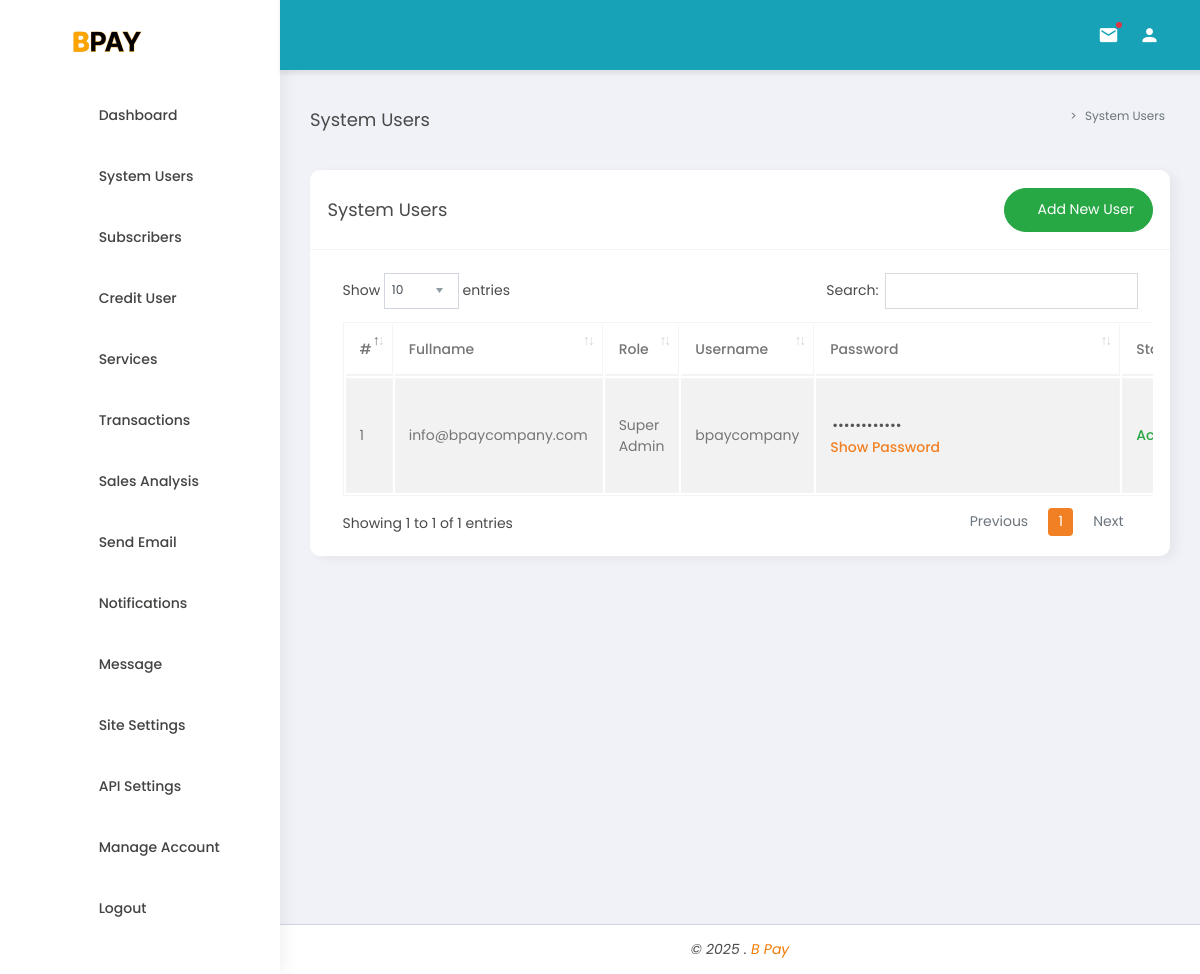
Screenshot of /admin/dashboard/system-users (signed in) with the database file from the repository.
### tables this page shows
CREATE TABLE `sysusers` (
  `sysId` int NOT NULL,
  `sysName` varchar(50) NOT NULL,
  `sysRole` tinyint NOT NULL,
  `sysUsername` varchar(20) NOT NULL,
  `sysToken` varchar(30) NOT NULL,
  `sysStatus` tinyint NOT NULL DEFAULT '0'
);

### core/Models/Model.php (called while the page is built, shortened)
<?php
	class Model{
		public static $host="localhost";
		public static $dbName="bpaycomp_new";
		public static $username="bpaycomp_new";
		public static $password="admin@25..25";
        public function connectDb(){
            $pdo = new PDO("mysql:host=".self::$host.";dbname=".self::$dbName,self::$username,self::$password);
	    	$pdo->setAttribute(PDO::ATTR_ERRMODE, PDO::ERRMODE_EXCEPTION);
	    	return $pdo;
        }
	}
?>

### admin/dashboard/includes/route.php (called while the page is built, shortened)
<?php
    $link=explode("/",$_GET["url"]);
    $url=$link[0];
    createView($url);
    function createView($url){
        if(file_exists($url.".php")){
            $data=getDataIfAny($url);
        }
    }
    function getDataIfAny($page){
        $controller = new AdminController;
        switch($page){
            case "system-users":
                return $controller->getAccounts();
                break;
        }
    }
?>

### core/Models/AdminModel.php (called while the page is built, shortened)
<?php
	class AdminModel extends Model{
		public function getAccounts(){
			$dbh=self::connect();
			$sql = "SELECT * from sysusers";
            $query = $dbh->prepare($sql);
            $query->execute();
            $results=$query->fetchAll(PDO::FETCH_OBJ);
            if($query->rowCount() > 0){return $results;} else{return 1;}
		}
	}
?>

### core/Controllers/AdminController.php (called while the page is built, shortened)
<?php
	class AdminController extends Controller{
		protected $model;
		public function __construct(){
			if(isset($_SESSION['sysId']) && isset($_SESSION["sysRole"])){
				if($_SESSION['sysId']!='' && $_SESSION["sysRole"] !=''){
					$this->model=new AdminModel;
				}
				else{ header("Location: ../"); exit();}
			}
			else{ header("Location: ../"); exit();}
		}
		public function getAccounts(){
			$data=$this->model->getAccounts();
			return $data;
		}
	}
?>

### admin/dashboard/system-users.php (the view, shortened to what this page needs)
<div class="row">
    <div class="col-12">
        <div class="box">
            <div class="box-header with-border d-flex align-items-center justify-content-between">
              <h4 class="box-title">System Users</h4>
			  <a class="btn btn-success btn-rounded text-white" data-toggle="modal" data-target="#addNewUser">
				  <i class="fa fa-plus" aria-hidden="true"></i> Add New User
			  </a>
            </div>
            <div class="box-body">
				<div class="table-responsive">
				  <table id="example1" class="table table-sm table-bordered table-striped">
					<thead>
						<tr>
							<th>#</th>
			                <th>Fullname</th>
			                <th>Role</th>
			                <th>Username</th>
			                <th>Password</th>
			                <th>Status</th>
						</tr>
					</thead>
					<tbody>
					<?php
                        $cnt=1; $results=$data;
                        if($results <> "" && $results <> 1){foreach($results as $result){   ?>
                        <tr>
                          <td><?php echo htmlentities($cnt);?></td>
                          <td><?php echo htmlentities($result->sysName);?></td>
                          <td>
                          <?php
                            if($result->sysRole == 1){echo "Super Admin"; }
                           ?>
                          </td>
                          <td><?php echo htmlentities($result->sysUsername);?></td>
                          <td>
                          <input style="border: 0px; background-color: transparent;" type="password" id="key<?php echo $cnt; ?>" value="<?php echo htmlentities($result->sysToken);?>" disabled />
						  <div><b class="text-primary" id="opt<?php echo $cnt; ?>" onclick="showKey('<?php echo $cnt; ?>')" > Show Password</b></div>
                          </td>
                          <td>
                          <?php if($result->sysStatus == 0){echo "<b class='text-success'>Active</b>"; }
                           else{echo "<b class='text-danger'>Blocked</b>";} ?>
                          </td>
                        </tr>
                    <?php $cnt=$cnt+1;}} ?>
					</tbody>
					</table>
				</div>
            </div>
          </div>
    </div>
</div>

### rows the page displays
sysusers: sysName "info@bpaycompany.com", sysRole "Super Admin", sysUsername "bpaycompany", sysStatus "Active"

### other values shown
$title "System Users"
